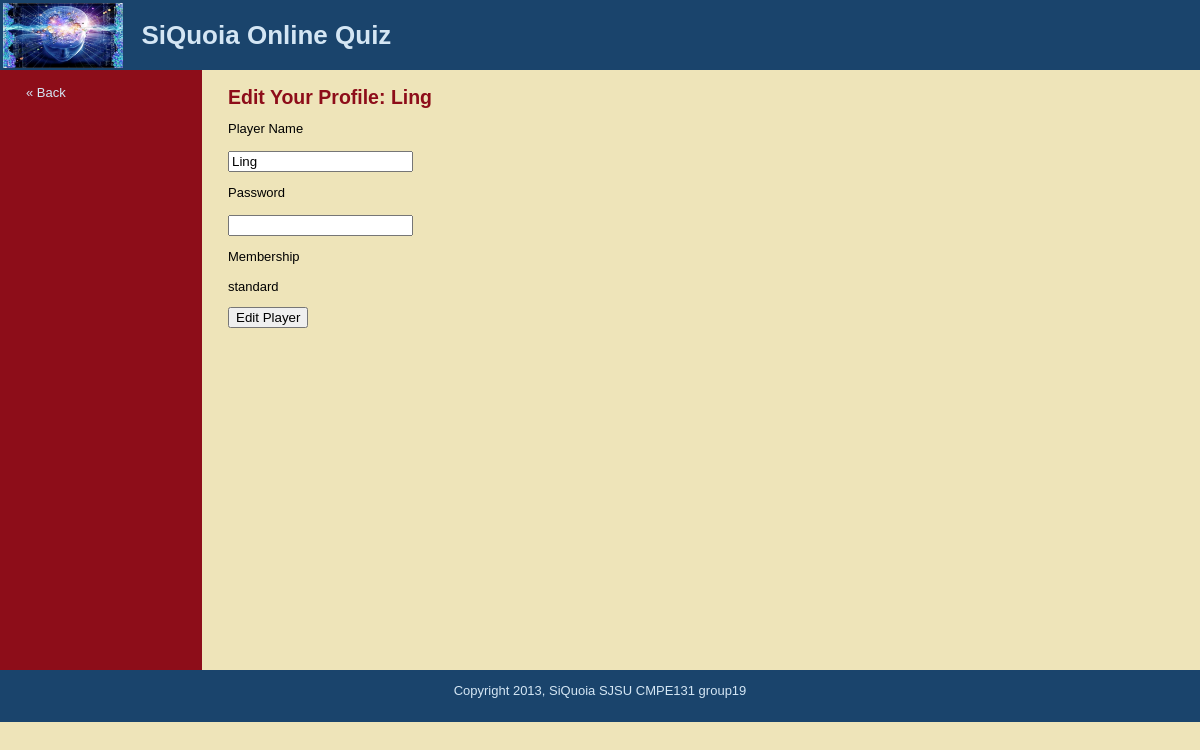
The page /public/player_edit_profile.php (signed in) on the database its author committed.
### tables this page shows
CREATE TABLE players (
 id int Not NULL AUTO_INCREMENT,
 username varchar(50) Not NULL,  
 hashed_password varchar(255) not NULL,  
 membership MEDIUMTEXT NOT NULL, 
 points int Default NULL,
 credits int Default NULL,
 rank int Default NULL,
 sample_taken bit default 0, 
 PRIMARY KEY (id)
);

### includes/functions.php (called while the page is built, shortened)
<?php
	function find_player_by_id($player_id) {
		global $connection;
		$safe_player_id = mysqli_real_escape_string($connection, $player_id);
		$query  = "SELECT * ";
		$query .= "FROM players ";
		$query .= "WHERE id = {$safe_player_id} ";
		$query .= "LIMIT 1";
		$player_set = mysqli_query($connection, $query);
		if($player = mysqli_fetch_assoc($player_set)) {
			return $player;
		} else {
			return null;
		}
	}
?>

### public/player_edit_profile.php (the view, shortened to what this page needs)
<?php require_once("../includes/db_connection.php"); ?>
<?php require_once("../includes/functions.php"); ?>
<?php confirm_player_logged_in();
	$player=find_player_by_id ($_SESSION["player_id"]);
?>
<?php include("../includes/layouts/header.php"); ?>
<div id="main">
  <div id="navigation">
<br />
<a href="player.php">&laquo; Back</a><br />
<br />
  </div>
  <div id="page">
    <h2>Edit Your Profile: <?php echo htmlentities($player["username"]); ?></h2>
    <form action="player_edit_profile.php?id=<?php echo urlencode($_SESSION['player_id']); ?>" method="post">
		<p>Player Name<br></br>
		<input type="text" name="player_name" value="<?php echo htmlentities($player['username']); ?>" />
		</p>
		<p>Password<br></br>
		<input type="password" name="password" value="" />
		</p>
		<p>Membership<br></br>
		<?php echo htmlentities($player["membership"]); ?>
		</p>
		<input type="submit" name="submit" value="Edit Player" class="blue" />
    </form>
    <br />
  </div>
</div>
<?php include("../includes/layouts/footer.php"); ?>

### public/stylesheets/public.css (style rules this page uses)
html { height: 100%; width: 100%; }
body { width: 100%; height: 100%; margin: 0; padding: 0; border: 0; font-family: Verdana, Arial, Helvetica, sans-serif; font-size: 13px; line-height: 15px; background: #EEE4B9; }
a { color: #8D0D19; }
#main { height: 600px; width: 100%; margin: 0; padding: 0; background: #EEE4B9; }
#navigation { float: left; width: 150px; height: 100%; margin: 0; padding: 0 2em; color: #D4E6F4; background: #8D0D19; }
#navigation a { color: #D4E6F4; text-decoration: none; }
#page { float: left; height: 100%; padding-left: 2em; vertical-align: top; background: #EEE4B9; }
#page h2 { color: #8D0D19; margin-top: 1em; }

### rows shown on the page
players: username "Ling", player_name "Ling", membership "standard"
